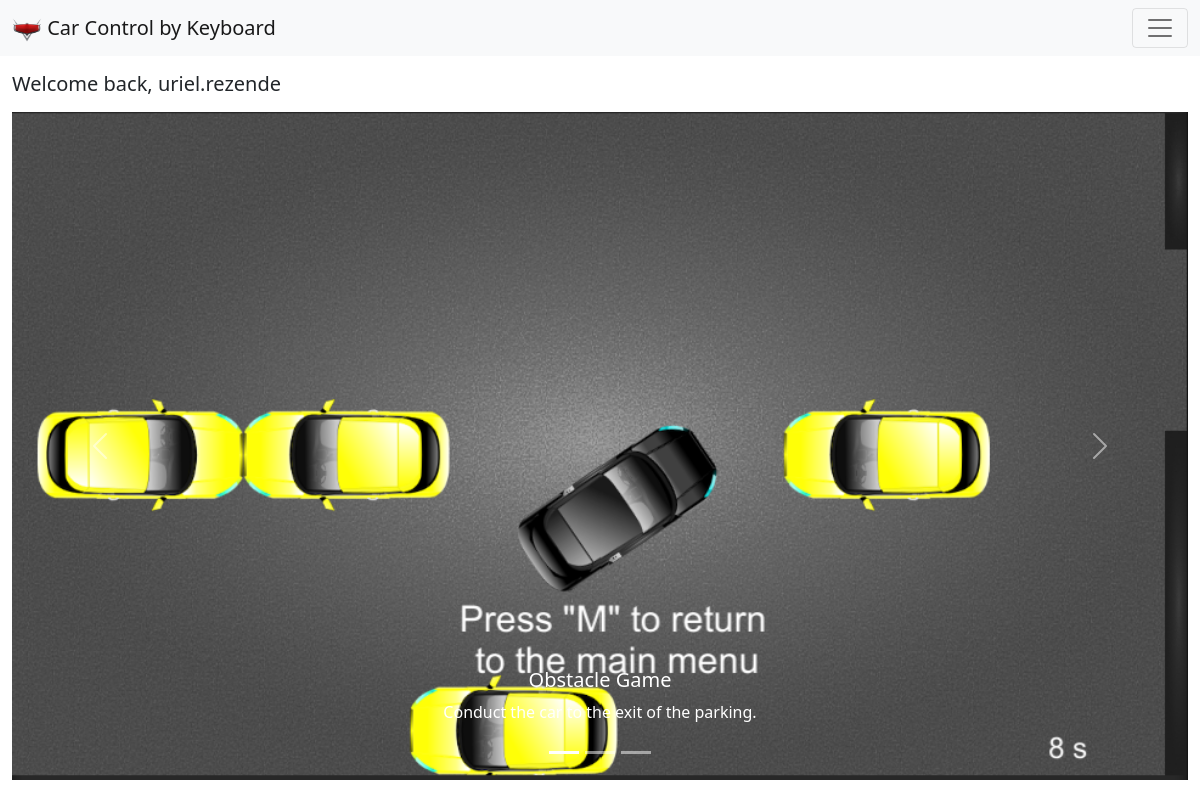
Screenshot of /dashboard (signed in) with the database file from the repository.
### carcontrollerserver/models.py (models this page shows)
class Ads(models.Model):
    title = models.CharField(max_length=50, blank=True)
    description = models.CharField(max_length=255, blank=True)
    picture = models.ImageField(upload_to='ads/', blank=True)

### carcontrollerserver/views/general.py (the view)
# urls.py: path('dashboard', general.dashboard, name='dashboard'),
def dashboard(request):
    ads = Ads.objects.filter()
    print("ads: "+str(ads))
    return render(request, 'index.html', {'ads': ads})

### application/templates/index.html (shortened to what this page needs)
{% extends 'base.html' %}
{% load static %}
{% block content %}
<section class="container-fluid">
    {% if user.is_authenticated %}
        <h5 class="mb-3">Welcome back, {{ user.username }}</h5>
    {% endif %}
    <div id="carouselExampleCaptions" class="carousel slide" data-bs-ride="carousel">
        <div class="carousel-indicators">
            {% for ad in ads %}
                {% if forloop.counter ==  1 %}
                    <button type="button" data-bs-target="#carouselExampleCaptions" data-bs-slide-to="{{forloop.counter0}}" class="active" aria-current="true" aria-label="{{forloop.counter}}"></button>
                {% else %}
                    <button type="button" data-bs-target="#carouselExampleCaptions" data-bs-slide-to="{{forloop.counter0}}" aria-label="{{forloop.counter}}"></button>
                {% endif %}
            {% endfor %}
        </div>
        <div class="carousel-inner">
            {% for ad in ads %}
                {% if forloop.counter ==  1 %}
                <div class="carousel-item active">
                    <img src="{{ad.picture.url}}" class="d-block w-100" alt="...">
                    <div class="carousel-caption d-none d-md-block">
                        <h5>{{ ad.title }}</h5>
                        <p>{{ ad.description }}</p>
                    </div>
                </div>
                {% endif %}
            {% endfor %}
        </div>
        <button class="carousel-control-prev" type="button" data-bs-target="#carouselExampleCaptions" data-bs-slide="prev">
            <span class="carousel-control-prev-icon" aria-hidden="true"></span>
        </button>
        <button class="carousel-control-next" type="button" data-bs-target="#carouselExampleCaptions" data-bs-slide="next">
            <span class="carousel-control-next-icon" aria-hidden="true"></span>
        </button>
    </div>
</section>
{% endblock %}

### rows the page displays
Ads: picture (picture), title "Obstacle Game", description "Conduct the car to the exit of the parking."

### other values shown
{{ user.username }} "uriel.rezende"
